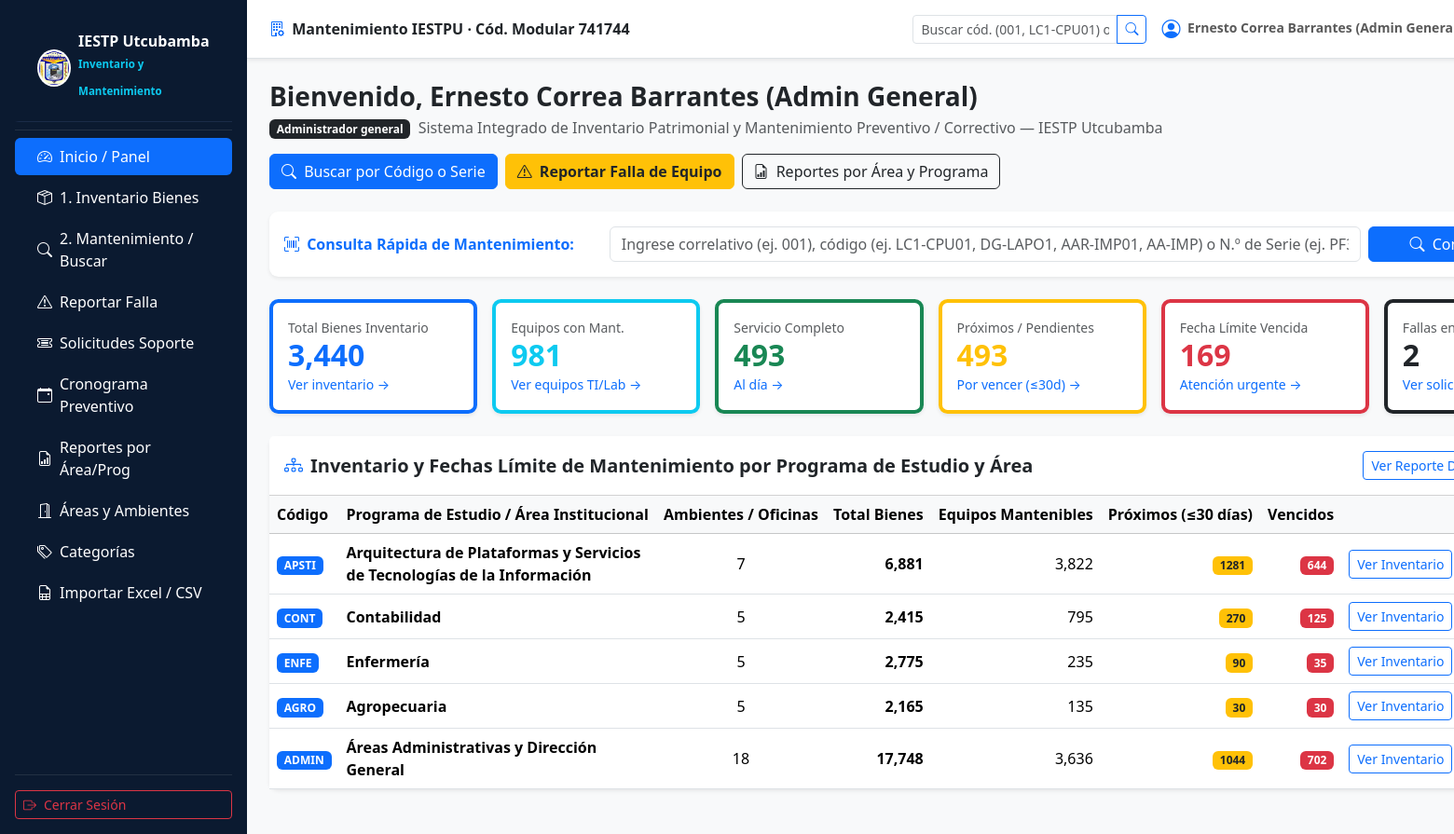
/index.php (signed in), run on the app's committed database.
### tables this page shows
CREATE TABLE usuarios (
  id               INT UNSIGNED NOT NULL AUTO_INCREMENT,
  rol_id           TINYINT UNSIGNED NOT NULL,
  dni              CHAR(8)      NULL,
  nombres          VARCHAR(100) NOT NULL,
  apellidos        VARCHAR(100) NOT NULL,
  correo           VARCHAR(150) NOT NULL,
  telefono         VARCHAR(20)  NULL,
  password_hash    VARCHAR(255) NOT NULL,           
  debe_cambiar_clave TINYINT(1) NOT NULL DEFAULT 1,
  intentos_fallidos TINYINT UNSIGNED NOT NULL DEFAULT 0,
  bloqueado_hasta  DATETIME     NULL,
  ultimo_acceso    DATETIME     NULL,
  activo           TINYINT(1)   NOT NULL DEFAULT 1,
  creado_en        DATETIME     NOT NULL DEFAULT CURRENT_TIMESTAMP,
  actualizado_en   DATETIME     NOT NULL DEFAULT CURRENT_TIMESTAMP ON UPDATE CURRENT_TIMESTAMP,
  PRIMARY KEY (id),
  UNIQUE KEY uq_usuarios_correo (correo),
  UNIQUE KEY uq_usuarios_dni (dni),
  KEY ix_usuarios_rol (rol_id),
  CONSTRAINT fk_usuarios_rol FOREIGN KEY (rol_id) REFERENCES roles(id)
);

CREATE TABLE roles (
  id            TINYINT UNSIGNED NOT NULL AUTO_INCREMENT,
  codigo        VARCHAR(30)  NOT NULL,             
  nombre        VARCHAR(80)  NOT NULL,
  descripcion   VARCHAR(255) NULL,
  PRIMARY KEY (id),
  UNIQUE KEY uq_roles_codigo (codigo)
);

CREATE TABLE programas (
  id            TINYINT UNSIGNED NOT NULL AUTO_INCREMENT,
  codigo        VARCHAR(20)  NOT NULL,
  nombre        VARCHAR(120) NOT NULL,
  activo        TINYINT(1)   NOT NULL DEFAULT 1,
  PRIMARY KEY (id),
  UNIQUE KEY uq_programas_codigo (codigo),
  UNIQUE KEY uq_programas_nombre (nombre)
);

### public/index.php (the view, shortened to what the rows shown need)
<?php
require dirname(__DIR__) . '/includes/layout.php';
$u = requiere_login();
$progs = programas_del_usuario((int) $u['id'], $u['rol']);
[$fPr, $pPr] = filtro_programas('pr.id', $progs);
$resumenProgramas = consulta(
    "SELECT pr.id, pr.codigo, pr.nombre,
            COUNT(DISTINCT a.id) AS total_ambientes,
            COUNT(e.id) AS total_bienes,
            SUM(CASE WHEN e.requiere_mantenimiento = 1 THEN 1 ELSE 0 END) AS total_mantenibles,
            SUM(CASE WHEN e.requiere_mantenimiento = 1 AND e.fecha_limite_mantenimiento < CURDATE() THEN 1 ELSE 0 END) AS vencidos,
            SUM(CASE WHEN e.requiere_mantenimiento = 1 AND e.fecha_limite_mantenimiento BETWEEN CURDATE() AND DATE_ADD(CURDATE(), INTERVAL 30 DAY) THEN 1 ELSE 0 END) AS proximos
       FROM programas pr
       LEFT JOIN ambientes a ON a.programa_id = pr.id AND a.activo = 1
       LEFT JOIN equipos e ON e.programa_id = pr.id AND e.estado <> 'dado_de_baja'
      WHERE $fPr
      GROUP BY pr.id, pr.codigo, pr.nombre
      ORDER BY FIELD(pr.codigo,'APSTI','CONT','ENFE','AGRO','ADMIN')",
    $pPr
)->fetchAll();
cabecera('Panel Principal', $u);
?>
<div class="d-flex flex-wrap justify-content-between align-items-center mb-4 gap-3">
  <div>
    <h1 class="h3 fw-bold mb-1">Bienvenido, <?= e($u['nombres'] . ' ' . $u['apellidos']) ?></h1>
    <p class="text-muted mb-0">
      <span class="badge bg-dark me-1"><?= e($u['rol_nombre']) ?></span>
      Sistema Integrado de Inventario Patrimonial y Mantenimiento Preventivo / Correctivo — IESTP Utcubamba
    </p>
  </div>
</div>
<div class="card shadow-sm border-0 mb-4">
  <div class="card-header bg-white py-3 d-flex justify-content-between align-items-center">
    <h2 class="h5 fw-bold mb-0"><i class="bi bi-diagram-3 text-primary me-2"></i>Inventario y Fechas Límite de Mantenimiento por Programa de Estudio y Área</h2>
  </div>
  <div class="table-responsive">
    <table class="table table-hover align-middle mb-0">
      <thead class="table-light">
        <tr>
          <th>Código</th>
          <th>Programa de Estudio / Área Institucional</th>
          <th class="text-center">Ambientes / Oficinas</th>
          <th class="text-end">Total Bienes</th>
          <th class="text-end">Equipos Mantenibles</th>
          <th class="text-end">Próximos (≤30 días)</th>
          <th class="text-end">Vencidos</th>
          <th class="text-end">Acciones</th>
        </tr>
      </thead>
      <tbody>
        <?php foreach ($resumenProgramas as $rp): ?>
          <tr>
            <td><span class="badge bg-primary"><?= e($rp['codigo']) ?></span></td>
            <td class="fw-semibold"><?= e($rp['nombre']) ?></td>
            <td class="text-center"><?= (int) $rp['total_ambientes'] ?></td>
            <td class="text-end fw-bold"><?= number_format((int) $rp['total_bienes']) ?></td>
            <td class="text-end"><?= number_format((int) $rp['total_mantenibles']) ?></td>
            <td class="text-end"><span class="badge text-bg-warning text-dark"><?= (int) $rp['proximos'] ?></span></td>
            <td class="text-end"><span class="badge text-bg-danger"><?= (int) $rp['vencidos'] ?></span></td>
            <td class="text-end text-nowrap">
              <a class="btn btn-sm btn-outline-primary" href="<?= e(url('admin/equipos.php?programa=' . (int) $rp['id'])) ?>">Ver Inventario</a>
            </td>
          </tr>
        <?php endforeach; ?>
      </tbody>
    </table>
  </div>
</div>
<?php pie();

### includes/layout.php (shortened to what the rows shown need)
<?php
function menu_para_rol(string $rol): array
{
    $m = ['Inicio / Panel' => ['ruta' => 'index.php', 'icono' => 'bi-speedometer2']];
    if ($rol === 'docente') {
        $m['Buscador de Bienes']    = ['ruta' => 'admin/buscar_equipo.php', 'icono' => 'bi-search'];
        $m['Reportar Falla']        = ['ruta' => 'docente/reportar.php', 'icono' => 'bi-exclamation-triangle'];
        $m['Mis Solicitudes']       = ['ruta' => 'docente/mis_solicitudes.php', 'icono' => 'bi-list-check'];
        $m['Cronograma Preventivo'] = ['ruta' => 'admin/cronograma.php', 'icono' => 'bi-calendar-event'];
    } else {
        $m['1. Inventario Bienes']  = ['ruta' => 'admin/equipos.php', 'icono' => 'bi-box-seam'];
        $m['2. Mantenimiento / Buscar'] = ['ruta' => 'admin/buscar_equipo.php', 'icono' => 'bi-search'];
        $m['Reportar Falla']        = ['ruta' => 'docente/reportar.php', 'icono' => 'bi-exclamation-triangle'];
        $m['Solicitudes Soporte']   = ['ruta' => 'admin/solicitudes.php', 'icono' => 'bi-ticket-detailed'];
        $m['Cronograma Preventivo'] = ['ruta' => 'admin/cronograma.php', 'icono' => 'bi-calendar-event'];
        $m['Reportes por Área/Prog']= ['ruta' => 'admin/reportes.php', 'icono' => 'bi-file-earmark-bar-graph'];
        $m['Áreas y Ambientes']     = ['ruta' => 'admin/ambientes.php', 'icono' => 'bi-door-open'];
        $m['Categorías']            = ['ruta' => 'admin/categorias.php', 'icono' => 'bi-tags'];
        $m['Importar Excel / CSV']  = ['ruta' => 'admin/importar_inventario.php', 'icono' => 'bi-file-earmark-spreadsheet'];
    }
    return $m;
}
function cabecera(string $titulo, ?array $u = null): void
{
    $app = $GLOBALS['CFG']['app']['nombre'];
    $pagina_actual = basename($_SERVER['SCRIPT_NAME']);
    ?>
<!doctype html>
<html lang="es">
<head>
  <link href="https://cdn.jsdelivr.net/npm/bootstrap@5.3.3/dist/css/bootstrap.min.css" rel="stylesheet">
  <link rel="stylesheet" href="https://cdn.jsdelivr.net/npm/bootstrap-icons@1.11.1/font/bootstrap-icons.css">
  <link href="<?= e(url('assets/css/app.css')) ?>" rel="stylesheet">
</head>
<body class="bg-light">
<?php if ($u): ?>
<div class="d-flex">
  <aside class="sidebar d-none d-md-flex flex-column flex-shrink-0 p-3 text-white" style="width: 265px;">
    <a href="<?= e(url('index.php')) ?>" class="d-flex align-items-center mb-3 mb-md-0 me-md-auto text-white text-decoration-none gap-2 brand">
      <img src="<?= e(url('assets/img/logo-iestp.png')) ?>" alt="Logo" style="width: 40px; height: 40px; border-radius: 50%; background: white; padding: 2px;">
      <div>
        <div class="fs-6 fw-bold lh-1">IESTP Utcubamba</div>
        <small class="text-info" style="font-size: 0.72rem;">Inventario y Mantenimiento</small>
      </div>
    </a>
    <hr class="text-secondary my-2">
    <ul class="nav nav-pills flex-column mb-auto gap-1">
      <?php foreach (menu_para_rol($u['rol']) as $txt => $item): ?>
        <li class="nav-item">
          <a href="<?= e(url($item['ruta'])) ?>" class="nav-link text-white d-flex align-items-center gap-2 py-2 <?= $pagina_actual === basename($item['ruta']) ? 'active' : '' ?>">
            <i class="bi <?= e($item['icono']) ?>"></i>
            <span><?= e($txt) ?></span>
          </a>
        </li>
      <?php endforeach; ?>
    </ul>
    <hr class="text-secondary">
    <form method="post" action="<?= e(url('logout.php')) ?>">
      <button class="btn btn-outline-danger btn-sm w-100 text-start d-flex align-items-center gap-2" type="submit">
        <i class="bi bi-box-arrow-right"></i> Cerrar Sesión
      </button>
    </form>
  </aside>
  <div class="flex-grow-1 min-vh-100 d-flex flex-column">
    <nav class="navbar navbar-light bg-white border-bottom px-4 py-2 shadow-sm no-print">
      <div class="container-fluid px-0">
        <span class="navbar-text fw-bold text-dark d-none d-md-block">
          <i class="bi bi-building-gear text-primary me-1"></i> <?= e($app) ?> · Cód. Modular 741744
        </span>
        <div class="d-flex align-items-center gap-3 ms-auto">
          <form method="get" action="<?= e(url('admin/buscar_equipo.php')) ?>" class="d-none d-lg-flex">
            <div class="input-group input-group-sm">
              <input class="form-control" name="q" placeholder="Buscar cód. (001, LC1-CPU01) o serie…">
              <button class="btn btn-outline-primary" type="submit"><i class="bi bi-search"></i></button>
            </div>
          </form>
          <span class="navbar-text small">
            <i class="bi bi-person-circle fs-5 align-middle me-1 text-primary"></i>
            <strong><?= e($u['nombres'] . ' ' . $u['apellidos']) ?></strong>
          </span>
        </div>
      </div>
    </nav>
    <main class="container-fluid py-4 px-4 flex-grow-1">
<?php else: ?>
    <main class="container py-4">
<?php endif; ?>
<?php
}
function pie(): void
{
    ?>
    </main>
<?php if (isset($_SESSION['uid'])): ?>
  </div>
</div>
<?php endif; ?>
</body>
</html>
<?php
}

### data on the page
usuarios: nombres+apellidos "Ernesto Correa Barrantes (Admin…", nombres+apellidos "Ernesto Correa Barrantes (Admin General)", rol.nombre "Administrador general"
programas: codigo "APSTI", nombre "Arquitectura de Plataformas y Servicios de Tecnologías de la Información", total_ambientes "7", total_bienes "6,881", total_mantenibles "3,822", proximos "1281", vencidos "644"
programas: codigo "CONT", nombre "Contabilidad", total_ambientes "5", total_bienes "2,415", total_mantenibles "795", proximos "270", vencidos "125"
programas: codigo "ENFE", nombre "Enfermería", total_ambientes "5", total_bienes "2,775", total_mantenibles "235", proximos "90", vencidos "35"
programas: codigo "AGRO", nombre "Agropecuaria", total_ambientes "5", total_bienes "2,165", total_mantenibles "135", proximos "30", vencidos "30"
programas: codigo "ADMIN", nombre "Áreas Administrativas y Dirección General", total_ambientes "18", total_bienes "17,748", total_mantenibles "3,636", proximos "1044", vencidos "702"

### other printed values
$txt "Inicio / Panel"
$txt "1. Inventario Bienes"
$txt "2. Mantenimiento / Buscar"
$txt "Reportar Falla"
$txt "Solicitudes Soporte"
$txt "Cronograma Preventivo"
$txt "Reportes por Área/Prog"
$txt "Áreas y Ambientes"
$txt "Categorías"
$txt "Importar Excel / CSV"
$app "Mantenimiento IESTPU"
$totalBienes "3,440"
$equiposMant "981"
$mantCompletos "493"
$mantPendientes "493"
